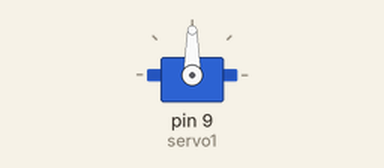
A sketch run on a simulated Arduino Uno, built with avr-gcc and run on an emulated ATmega328P. On the bench: servo.

Above: at 0.05 s.
At 2.0 s:
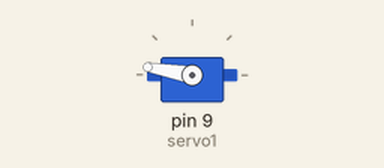
At 3.95 s:
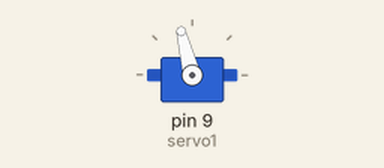
At 7.8 s:
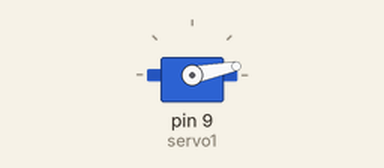
Timing chart, 0 to 10.2 s (numbered marks = the images above):
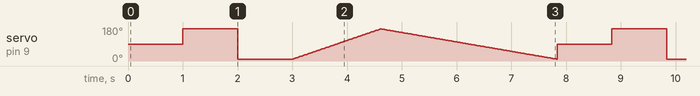

The sketch:

Circuit_08.ino
```cpp
/* Example sketch 08 SINGLE SERVO */

#include <Servo.h>  // servo 라이브로리를 사용한다.


Servo servo1;  // 서보 모터 제어를 위한 객체변수 생성


void setup()
{
  servo1.attach(9); //9번 핀에 서보 모터를 연결
}

void loop()
{
  int position;

  servo1.write(90);    // 90도로 서보 모터 이동,
  // 이동 가능 각도는 보통 0~180이지만 모터마다 다르다.

  delay(1000);         // 실제로 움직일 때 까지 기다린다.

  servo1.write(170);   // 170도로 서보 모터 이동

  delay(1000);         // 실제로 움직일 때 까지 기다린다.

  servo1.write(10);     // 10도로 서보 모터 이동

  delay(1000);         // 실제로 움직일 때 까지 기다린다.


  for(position = 10; position < 170; position += 2)
  {
    servo1.write(position);  // 다음 위치 까지 이동
    delay(20);               // 약간 기다림
  }

  for(position = 170; position >= 10; position -= 1) //거꾸로 움직이자
  {
    servo1.write(position);
    delay(20);
  }
}
```

Measured:
- by itself, servo on pin 9 (servo1): moves between 10° and 170°, repeating every 7.8 s
